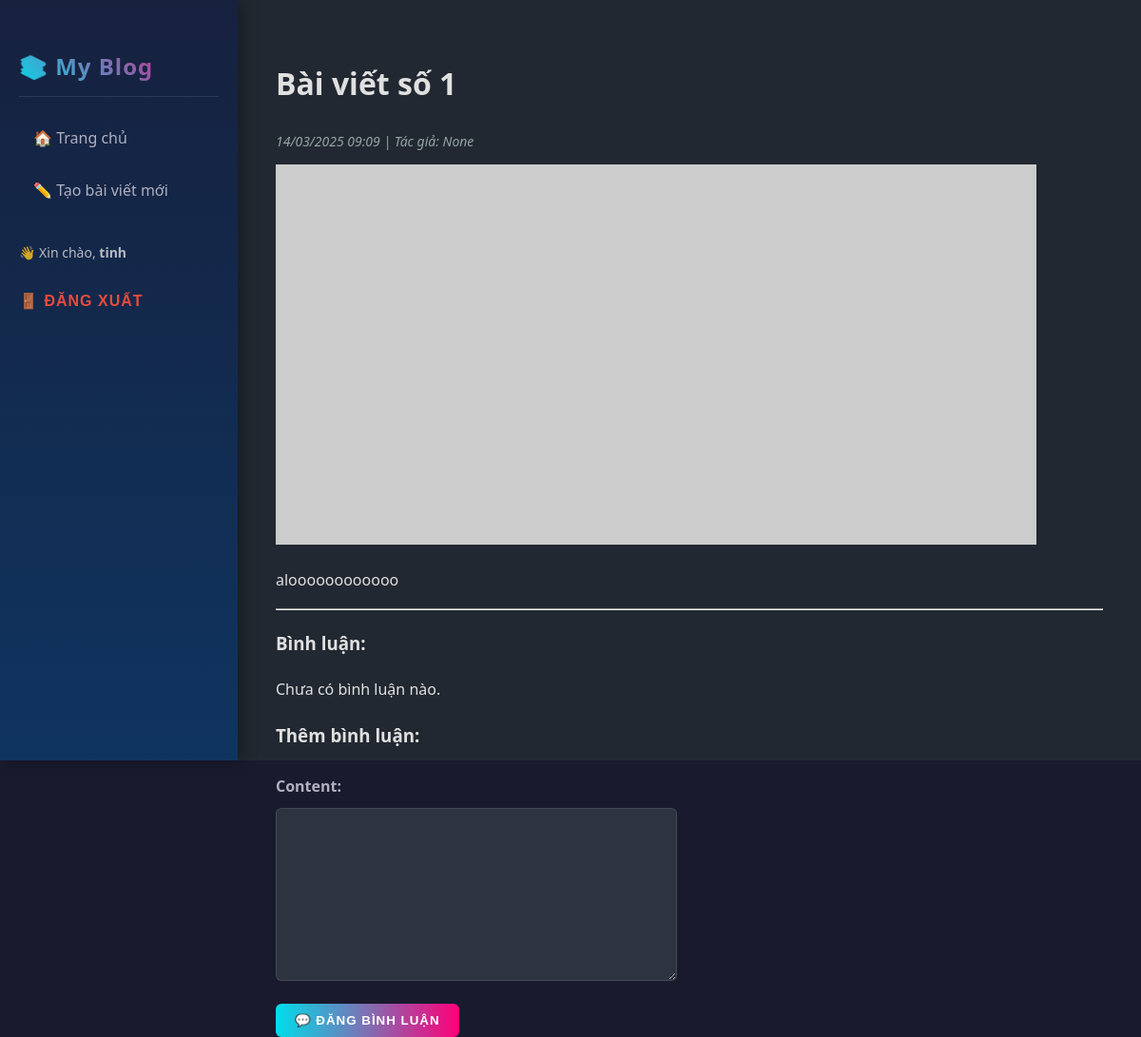
The page /post/1/ (signed in) on the database as committed earlier.
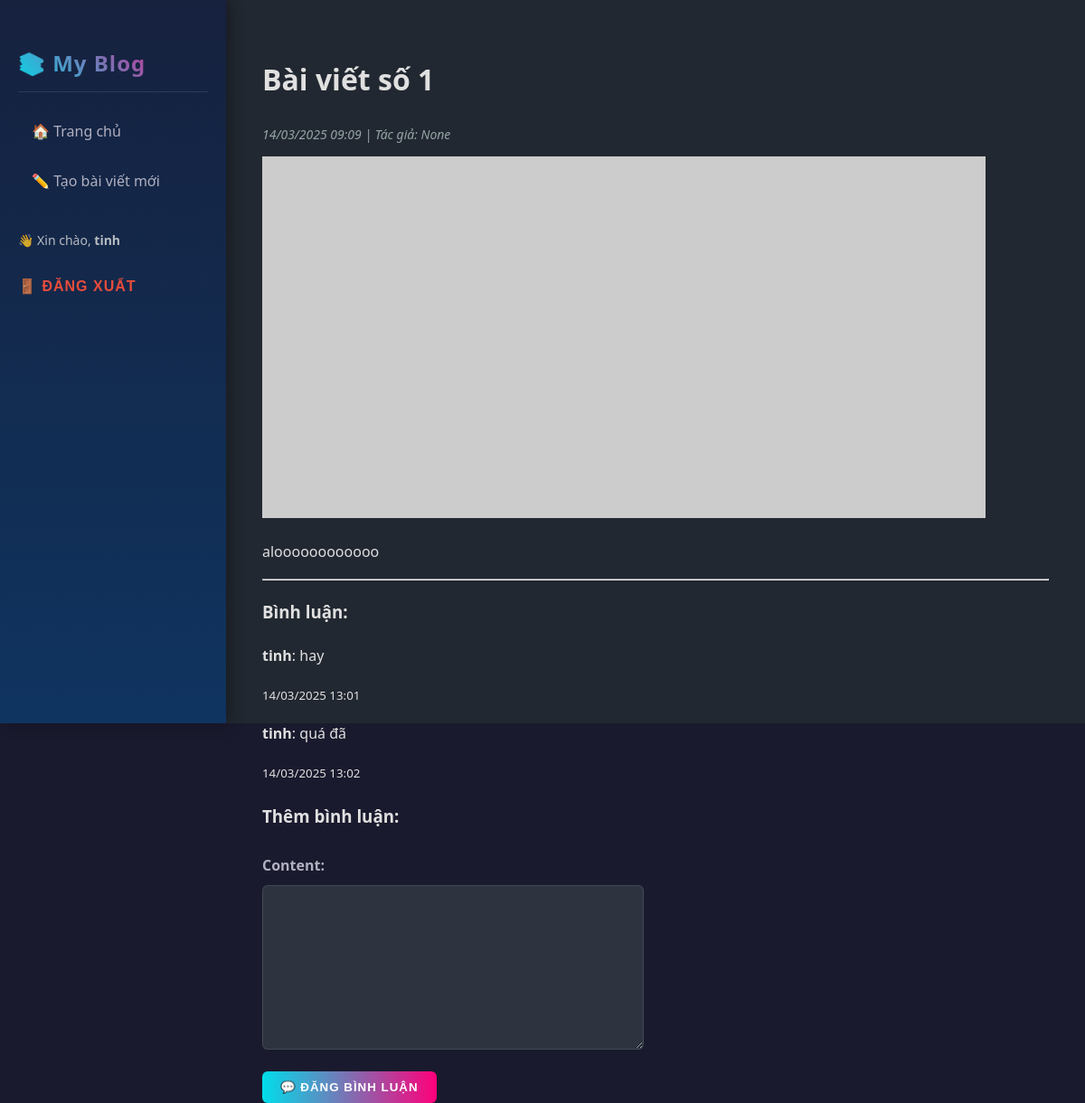
The same page on the database as committed later.
### blog/models.py (models this page shows, shortened)
class Post(models.Model):
    title = models.CharField(max_length=200)
    content = models.TextField()
    created_at = models.DateTimeField(auto_now_add=True)
    author = models.ForeignKey(User, on_delete=models.SET_NULL, null=True, blank=True)

class Comment(models.Model):
    post = models.ForeignKey(Post, on_delete=models.CASCADE, related_name='comments')
    author = models.ForeignKey(User, on_delete=models.CASCADE)
    content = models.TextField()
    created_at = models.DateTimeField(auto_now_add=True)

### blog/views.py (the view)
# urls.py: path('post/<int:pk>/', views.post_detail, name='post_detail'),
@login_required
def post_detail(request, pk):
    post = get_object_or_404(Post, pk=pk)
    comments = post.comments.all()
    if request.method == 'POST':
        form = CommentForm(request.POST)
        if form.is_valid():
            comment = form.save(commit=False)
            comment.post = post
            comment.author = request.user
            comment.save()
            return redirect('post_detail', pk=pk)
    else:
        form = CommentForm()
    return render(request, 'blog/post_detail.html', {'post': post, 'comments': comments, 'form': form})

### blog/forms.py
class CommentForm(forms.ModelForm):
    class Meta:
        model = Comment
        fields = ['content']

### blog/templates/blog/post_detail.html (shortened to what this page needs)
{% extends 'blog/base.html' %}
{% block content %}
<div class="post-detail">
    <h1>{{ post.title }}</h1>
    <p class="post-date">{{ post.created_at|date:"d/m/Y H:i" }} | Tác giả: {{ post.author }}</p>
    <img src="https://picsum.photos/seed/{{ post.id }}/800/400" alt="Ảnh bài viết">
    <p>{{ post.content }}</p>
    <hr>
    <h3>Bình luận:</h3>
    {% for comment in comments %}
        <div class="comment">
            <p><strong>{{ comment.author }}</strong>: {{ comment.content }}</p>
            <small>{{ comment.created_at|date:"d/m/Y H:i" }}</small>
        </div>
    {% empty %}
        <p>Chưa có bình luận nào.</p>
    {% endfor %}
    {% if user.is_authenticated %}
        <h3>Thêm bình luận:</h3>
        <form method="post">
            {{ form.as_p }}
            <button type="submit" class="btn btn-primary">💬 Đăng bình luận</button>
        </form>
    {% else %}
        <p>Bạn cần <a href="{% url 'login' %}">đăng nhập</a> để bình luận.</p>
    {% endif %}
</div>
{% endblock %}

### blog/templates/blog/base.html (shortened to what this page needs)
{% load static %}
<!DOCTYPE html>
<html lang="vi">
<head>
    <link rel="stylesheet" href="{% static 'blog/style.css' %}">
</head>
<body>
    <div class="sidebar">
        <h2>📚 My Blog</h2>
        <nav>
            <a href="{% url 'home' %}">🏠 Trang chủ</a>
            {% if perms.blog.add_post %}
                <a href="{% url 'create_post' %}">✏️ Tạo bài viết mới</a>
            {% endif %}
        </nav>
        {% if user.is_authenticated %}
            <p>👋 Xin chào, <strong>{{ user.username }}</strong></p>
            <form method="post" action="{% url 'logout' %}">
                <button type="submit" style="background:none;border:none;padding:0;color:#e74c3c;cursor:pointer;font-size:16px;">
                    🚪 Đăng xuất
                </button>
            </form>
        {% else %}
            <a href="{% url 'login' %}">🔐 Đăng nhập</a>
        {% endif %}
    </div>
    <div class="main-content">
        {% block content %}{% endblock %}
    </div>
</body>
</html>

### blog/static/blog/style.css (style rules this page uses)
body { font-family: 'Poppins', 'Segoe UI', sans-serif; margin: 0; padding: 0; background-color: #1a1a2e; color: #e0e0e0; display: flex; line-height: 1.7; height: 100vh; overflow-x: hidden; }
.sidebar { width: 250px; background: linear-gradient(180deg, #16213e 0%, #0f3460 100%); color: #e0e0e0; padding: 30px 20px; height: 100vh; position: fixed; top: 0; left: 0; box-shadow: 5px 0 15px rgba(0, 0, 0, 0.3); overflow-y: auto; box-sizing: border-box; }
.sidebar h2 { font-size: 24px; font-weight: 700; letter-spacing: 1px; background: linear-gradient(45deg, #00ddeb, #ff007a); -webkit-background-clip: text; background-clip: text; -webkit-text-fill-color: transparent; padding-bottom: 10px; margin-bottom: 20px; border-bottom: 1px solid rgba(255, 255, 255, 0.1); }
.sidebar nav a { color: #b0b0c0; text-decoration: none; padding: 10px 15px; display: flex; align-items: center; border-radius: 8px; margin-bottom: 8px; transition: all 0.3s ease; position: relative; font-size: 16px; }
.sidebar nav a::before { content: ''; position: absolute; left: 0; width: 3px; height: 100%; background-color: #00ddeb; transform: scaleY(0); transition: transform 0.3s ease; }
.sidebar p { margin-top: 30px; font-size: 14px; opacity: 0.8; }
.main-content { margin-left: 250px; padding: 40px; background-color: #222831; min-height: 100vh; width: calc(100% - 250px); box-sizing: border-box; }
.post-date { color: #95a5a6; font-size: 14px; font-style: italic; margin-bottom: 12px; }
a { color: #00ddeb; text-decoration: none; font-weight: 500; transition: all 0.3s ease; }
button { background: linear-gradient(90deg, #00ddeb 0%, #ff007a 100%); border: none; padding: 10px 20px; color: #fff; cursor: pointer; border-radius: 6px; font-weight: 600; text-transform: uppercase; letter-spacing: 1px; transition: all 0.3s ease; }
input, textarea { padding: 10px; width: 100%; border: 1px solid rgba(255, 255, 255, 0.1); border-radius: 6px; margin-top: 8px; font-size: 14px; background-color: #2d3440; color: #e0e0e0; transition: all 0.3s ease; }
label { font-weight: 600; margin-top: 15px; display: block; color: #b0b0c0; }
.sidebar form, .main-content form { max-width: 400px; margin-top: 25px; }
* { transition: all 0.2s ease-out; -webkit-font-smoothing: antialiased; -moz-osx-font-smoothing: grayscale; }

Rows that differ between the two databases and show on the page:
added Comment: author "tinh", content "hay", created_at "14/03/2025 13:01"
added Comment: author "tinh", content "quá đã", created_at "14/03/2025 13:02"
Other text that changed with them:
text no longer shown: "Chưa có bình luận nào."
